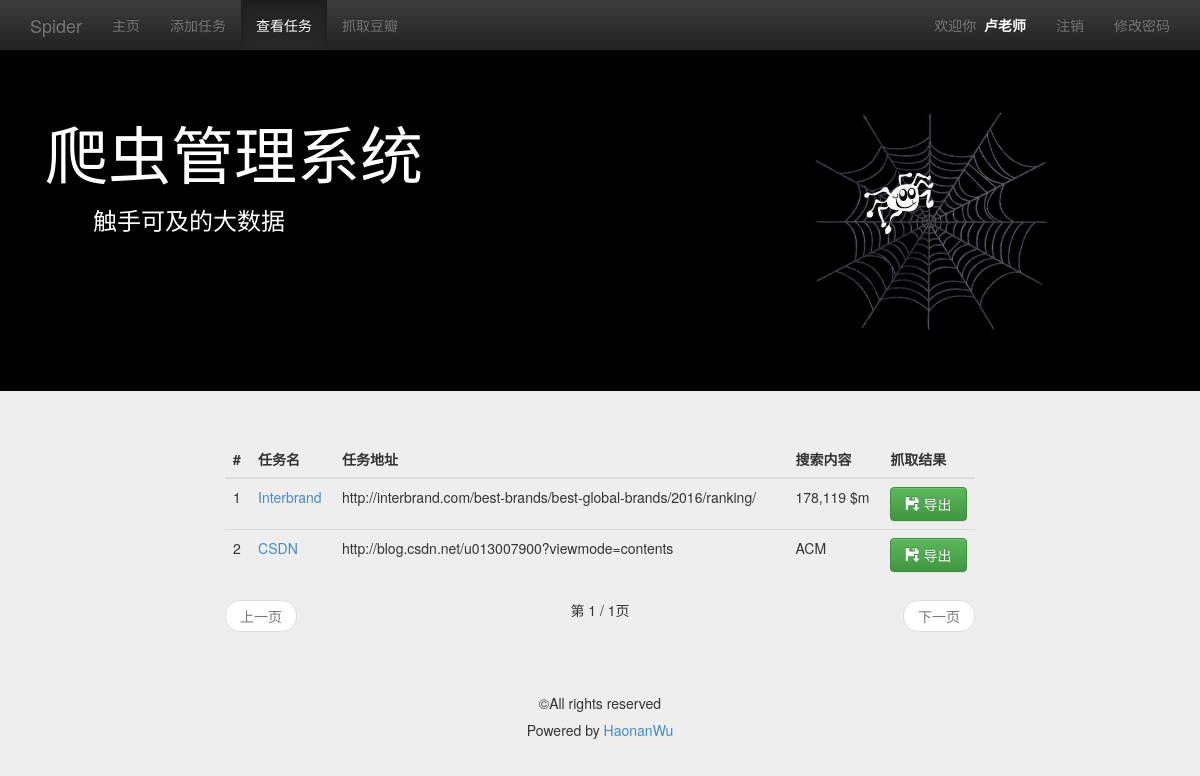
/view_task_list/ (signed in), run on the app's committed database.
### management/models.py (models this page shows, shortened)
class MyUser(models.Model):
    user = models.OneToOneField(User)
    nickname = models.CharField(max_length=16)

class Task(models.Model):
    user = models.ForeignKey(MyUser, related_name='task')
    url = models.CharField(max_length=512, null=True)
    name = models.CharField(max_length=128)
    content = models.CharField(max_length=128, null=True)
    hasfile = models.BooleanField(default=False)
    method = models.BooleanField(default=True)
    class META:
        ordering = ['name']

### management/views.py (the view)
# urls.py: url(r'^view_task_list/$', views.view_task_list, name='view_task_list'),
@login_required
def view_task_list(request):
    user = request.user
    task_list = Task.objects.filter(user=user.myuser)
    paginator = Paginator(task_list, 5)
    page = request.GET.get('page')
    try:
        task_list = paginator.page(page)
    except PageNotAnInteger:
        task_list = paginator.page(1)
    except EmptyPage:
        task_list = paginator.page(paginator.num_pages)
    content = {
        'user': user,
        'active_menu': 'view_task',
        'task_list': task_list,
    }
    return render(request, 'management/view_task_list.html', content)

### templates/management/view_task_list.html
{% extends "management/base.html" %} {% load staticfiles %} {% block title %}查看任务{% endblock %} {% block content %}
    <div class="container">
        <div class="row">
            <div class="col-md-8 col-md-offset-2">
                <br>
                <table class="table table-hover">
                    <thead>
                    <tr>
                        <th>#</th>
                        <th>任务名</th>
                        <th>任务地址</th>
                        <th>搜索内容</th>
                        <th>抓取结果</th>
                    </tr>
                    </thead>
                    <tbody>
                    {% for task in task_list %}
                        <tr>
                            <td>{{ forloop.counter }}</td>
                            <td><a href="{% url 'task_detail' %}?id={{ task.id }}">{{ task.name }}</a></td>
                            <td>{{ task.url }}</td>
                            <td>{{ task.content }}</td>
                            {% if task.hasfile == 0 %}
                                <td>
                                    <button class="btn btn btn-warning btn-block" disabled=""> 暂无内容
                                    </button>
                                </td>
                            {% else %}
                                <td>
                                    <a href="/static/data/zip{{ task.id }}.zip">
                                        <button class="btn btn btn-success btn-block" type="export"><span
                                                class="glyphicon glyphicon-floppy-save"></span> 导出
                                        </button>
                                    </a>
                                </td>
                            {% endif %}
                        </tr>
                    {% empty %}
                        <tr>
                            <td>暂无任务</td>
                        </tr>
                    {% endfor %}
                    </tbody>
                </table>
                <nav>
                    <ul class="pager">
                        {% if task_list.has_previous %}
                            <li class="previous"><a
                                    href="?typ={{ query_category }}&page={{ task_list.previous_page_number }}">上一页</a>
                            </li>
                        {% else %}
                            <li class="previous disabled"><a href="#">上一页</a></li>
                        {% endif %} 第 {{ task_list.number }} / {{ task_list.paginator.num_pages }}页
                        {% if task_list.has_next %}
                            <li class="next"><a href="?typ={{ query_category }}&page={{ task_list.next_page_number }}">下一页</a>
                            </li>
                        {% else %}
                            <li class="next disabled"><a href="#">下一页</a></li>
                        {% endif %}
                    </ul>
                </nav>
            </div>
        </div>
    </div>
{% endblock %}

### templates/management/base.html (shortened to what this page needs)
{% load staticfiles %}
<!DOCTYPE html>
<html lang="zh-cn">
<head>
    <link rel="stylesheet" type="text/css" href="{% static 'css/bootstrap.min.css' %}">
    <link rel="stylesheet" type="text/css" href="{% static 'css/bootstrap-theme.min.css' %}">
    <link rel="stylesheet" type="text/css" href="{% static 'css/base.css' %}">
</head>
<body>
<nav class="navbar navbar-inverse navbar-fixed-top" role="navigation">
    <div class="container">
        <div class="navbar-header">
            <a href="{% url 'homepage' %}" class="navbar-brand">Spider</a>
        </div>
        <div class="collapse navbar-collapse" id="navbar-collapse-basepage">
            <ul class="nav navbar-nav">
                <li id="homepage"><a href="{% url 'homepage' %}">主页</a></li>
                <li id="add_task"><a href="{% url 'add_task' %}">添加任务</a></li>
                <li id="view_task"><a href="{% url 'view_task_list' %}">查看任务</a></li>
                <li id="view_douban"><a href="{% url 'view_douban' %}">抓取豆瓣</a></li>
            </ul>
            <ul class="nav navbar-nav navbar-right">
                {% if user %}
                    <li>
                        <p class="navbar-text">欢迎你&nbsp;&nbsp;<span id="base_name">{{ user.myuser.nickname }}</span></p>
                    </li>
                    <li><a href="{% url 'logout' %}">注销</a></li>
                    <li><a href="{% url 'set_password' %}">修改密码</a></li>
                {% else %}
                    <li><a href="{% url 'signup' %}">注册</a></li>
                    <li><a href="{% url 'login' %}">登录</a></li>
                {% endif %}
            </ul>
        </div>
    </div>
</nav>
<header class="jumbotron subhead" id="header-base">
    <div class="container">
        <div class="row">
            <div class="col-md-8">
                <h1>爬虫管理系统</h1>
                <h3>&emsp;&emsp;触手可及的大数据</h3>
            </div>
            <div class="col-md-4">
                <img src="{% static "img/spider.png" %}" style="width: 70%">
            </div>
        </div>
    </div>
</header>
{% block content %}{% endblock %}
<footer class="footer" role="contentinfo">
    <hr>
    <div class="container">
        <p class="text-center">©All rights reserved</p>
        <h5 class="text-center"> Powered by&nbsp;<a href="https://github.com/Mr-Phoebe">HaonanWu</a></h5>
    </div>
</footer>
</body>
</html>

### management/static/css/base.css (style rules this page uses)
body { padding-top: 50px; background-color: #eeeeee; }
#header-base { background-color: #000; color: #fff; }
#base_name { color: #fff; font-weight: bold; }

### data on the page
Task: name "Interbrand", url "http://interbrand.com/best-brands/best-global-brands/2016/ranking/", content "178,119 $m"
Task: name "CSDN", url "http://blog.csdn.net/u013007900?viewmode=contents", content "ACM"

### other printed values
{{ user.myuser.nickname }} "卢老师"
{{ task_list.number }} "1"
{{ task_list.paginator.num_pages }} "1"
